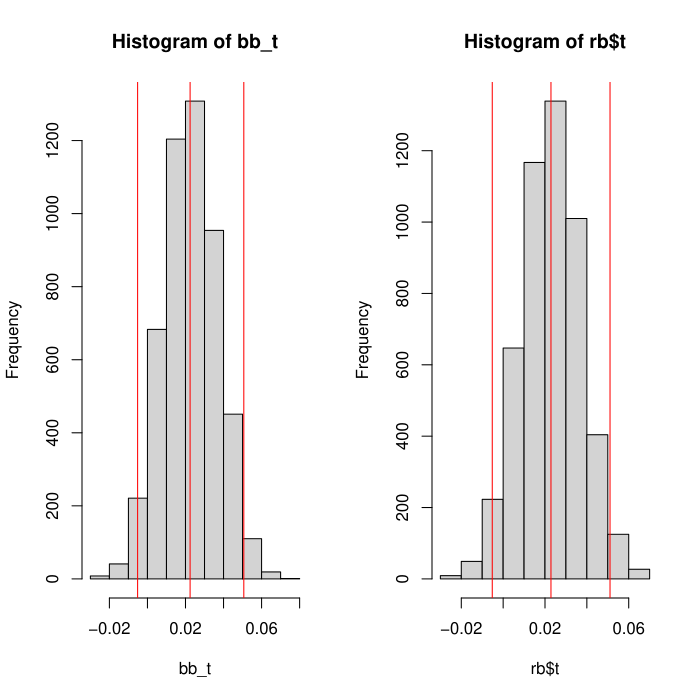

Reproduce this figure in R.
library(mc2d)
library(boot)
set.seed(5)

data <- rnorm(5000)

bayesian_b <- function(R) {
    t <- rep(0, R)
    for (i in 1:R) {
        dir_samp <- mc2d::rdirichlet(1, rep(1, 5000))
        t[i] <- weighted.mean(data, dir_samp)
    }
    return(t)
}

theta_hat <- function(data, i){
    mean(data[i])
}

bb_t <- bayesian_b(5000)
rb <- boot(data, theta_hat, 5000)

par(mfrow = c(1,2))
hist(bb_t)
abline(v = quantile(bb_t, c(0.025, 0.5, 0.975)),
       col = "red")
hist(rb$t)
abline(v = quantile(rb$t, c(0.025, 0.5, 0.975)),
       col = "red")

# n <- 3
# r <- seq(500, 5000, length.out = n)
# bb_cis <- data.frame("r" = r, "lower" = rep(0, n),
#                      "upper" = rep(0, n))

# for (i in 1:n) {
#     bb_cis$lower[i] <- quantile(bayesian_b(r[i]), 0.025)
#     bb_cis$upper[i] <- quantile(bayesian_b(r[i]), 0.975)
# }
